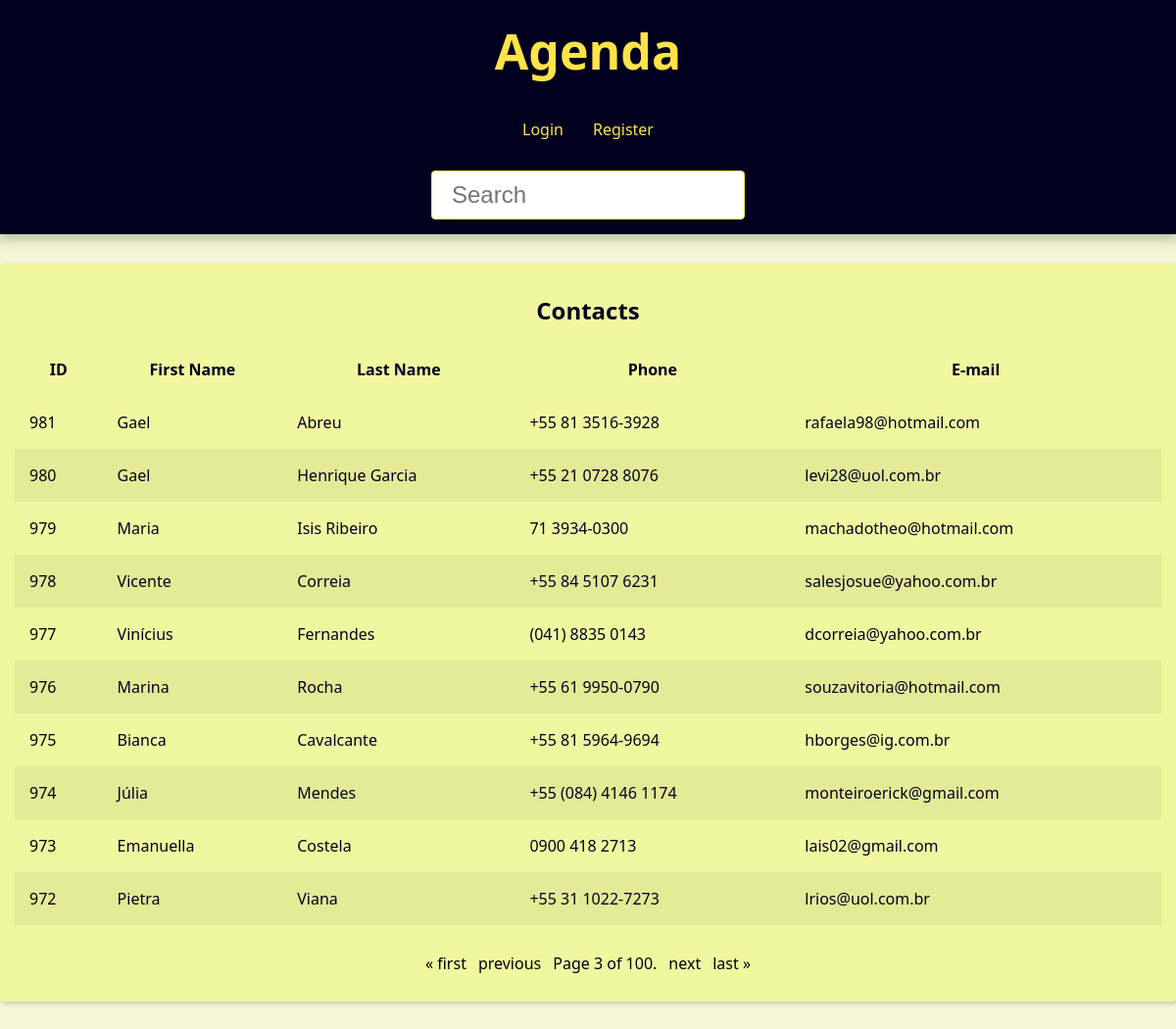
The app's page /?page=3&q= with its own data.
### contact/models.py (models this page shows, shortened)
class Contact(models.Model):
    first_name = models.CharField(max_length=50)
    last_name = models.CharField(max_length=50, blank=True)
    phone = models.CharField(max_length=19, blank=True)
    email = models.EmailField(max_length=254, blank=True)
    created_date = models.DateTimeField(default=timezone.now)
    description = models.TextField(blank=True)
    show = models.BooleanField(default=True)
    picture = models.ImageField(blank=True, upload_to= 'pictures/%Y/%m/')
    category = models.ForeignKey(
        Category,
        on_delete=models.SET_NULL,
        blank=True, null=True,
    )
    owner = models.ForeignKey(
        User,
        on_delete=models.SET_NULL,
        blank=True, null=True,
    )

### contact/views/contact_views.py (the view)
# urls.py: path('', views.index, name='index'),
def index(request):
    contacts = Contact.objects\
        .filter(show=True).order_by('-id')
    paginator = Paginator(contacts, 10)
    page_number = request.GET.get("page")
    page_obj = paginator.get_page(page_number)
    context = {
        'page_obj': page_obj,
        'title': 'Contacts - '
    }
    return render(
        request,
        'contact/index.html',
        context,
    )

### contact/templates/contact/index.html
{% extends 'global/base.html' %}
{% block content %}
{% if page_obj %}
  <div class="responsive-table">
    <table class="contacts-table">
      <caption class="table-caption">
        Contacts
      </caption>
      <thead>
        <tr class="table-row.table-row-header">
          <th class="table-header">ID</th>
          <th class="table-header">First Name</th>
          <th class="table-header">Last Name</th>
          <th class="table-header">Phone</th>
          <th class="table-header">E-mail</th>
        </tr>
      </thead>
      <tbody>
        {% for contact in page_obj %}
          <tr class="table-row">
            <td class="table-cel">
              <a
               class="table-link"
               href="{% url 'contact:contact' contact.id %}">
                {{ contact.id }}
              </a>
            </td>
            <td class="table-cel">
              {{ contact.first_name }}
            </td>
            <td class="table-cel">
              {{ contact.last_name }}
            </td>
            <td class="table-cel">
              {{ contact.phone }}
            </td>
            <td class="table-cel">
              {{ contact.email }}
            </td>
          </tr>
        {% endfor %}
      </tbody>
    </table>
  </div>
{% else %}
  <div class="single-contact">
    <h1 class="single-contact-name">
      No contacts found.
    </h1>
  </div>
{% endif %}
{% endblock content %}

### base_static/global/css/static.css (style rules this page uses)
:root { --spacing: 1.5rem; --link-dark-color: rgb(0, 0, 0); --link-light-color: rgb(255, 227, 71); --clr-white: rgb(241, 247, 159); --clr-black: rgb(0, 0, 30); --clr-light-gray: rgb(244, 247, 214); --clr-dark-shadow-5: rgba(0, 0, 10, 5%); --clr-dark-shadow-10: rgba(0, 0, 10, 10%); --clr-dark-shadow-20: rgba(0, 0, 10, 20%); --clr-light-shadow-5: rgba(200, 200, 255, 5%); --clr-light-shadow-10: rgba(200, 200, 255, 10%); --clr-light-shadow-20: rgba(200, 200, 255, 20%); --main-page-width: 120rem; --table-min-width: 60rem; --biggest-font-size: 5rem; --bigger-font-size: 4rem; --big-font-size: 3.2rem; --medium-font-size: 2.4rem; --small-font-size: 1.6rem; --smaller-font-size: 1.4rem; --smallest-font-size: 1.2rem; --transition-fast: 300ms; --transition-medium: 600ms; --transition-slow: 1s; --default-border-radius: 4px; }
*, *::before, *::after { margin: 0; padding: 0; box-sizing: border-box; }
html { font-size: 62.5%; }
body { font-family: system-ui, -apple-system, BlinkMacSystemFont, 'Segoe UI', Roboto, Oxygen, Ubuntu, Cantarell, 'Open Sans', 'Helvetica Neue', sans-serif; line-height: 1.5; font-size: var(--small-font-size); color: var(--clr-black); -webkit-font-smoothing: antialiased; background: var(--clr-light-gray); }
.responsive-table { width: 100%; overflow-x: auto; }
.contacts-table { width: 100%; min-width: var(--table-min-width); border-collapse: collapse; }
.table-caption { font-size: var(--medium-font-size); font-weight: bold; padding: var(--spacing); }
.table-row { text-align: left; text-overflow: ellipsis; transition: background-color var(--transition-fast) ease-in-out; }
.table-row:nth-of-type(2n) { background: var(--clr-dark-shadow-5); }
.table-cel, .table-header { padding: var(--spacing); }
.table-link { color: var(--link-dark-color); transition: color var(--transition-fast) ease-in-out; text-decoration: none; }

### records on screen
Contact: id "981", first_name "Gael", last_name "Abreu", phone "+55 81 3516-3928", email "rafaela98@hotmail.com"
Contact: id "980", first_name "Gael", last_name "Henrique Garcia", phone "+55 21 0728 8076", email "levi28@uol.com.br"
Contact: id "979", first_name "Maria", last_name "Isis Ribeiro", phone "71 3934-0300", email "machadotheo@hotmail.com"
Contact: id "978", first_name "Vicente", last_name "Correia", phone "+55 84 5107 6231", email "salesjosue@yahoo.com.br"
Contact: id "977", first_name "Vinícius", last_name "Fernandes", phone "(041) 8835 0143", email "dcorreia@yahoo.com.br"
Contact: id "976", first_name "Marina", last_name "Rocha", phone "+55 61 9950-0790", email "souzavitoria@hotmail.com"
Contact: id "975", first_name "Bianca", last_name "Cavalcante", phone "+55 81 5964-9694", email "hborges@ig.com.br"
Contact: id "974", first_name "Júlia", last_name "Mendes", phone "+55 (084) 4146 1174", email "monteiroerick@gmail.com"
Contact: id "973", first_name "Emanuella", last_name "Costela", phone "0900 418 2713", email "lais02@gmail.com"
Contact: id "972", first_name "Pietra", last_name "Viana", phone "+55 31 1022-7273", email "lrios@uol.com.br"

### other values on screen
{{ page_obj.number }} "3"
{{ page_obj.paginator.num_pages }} "100"
